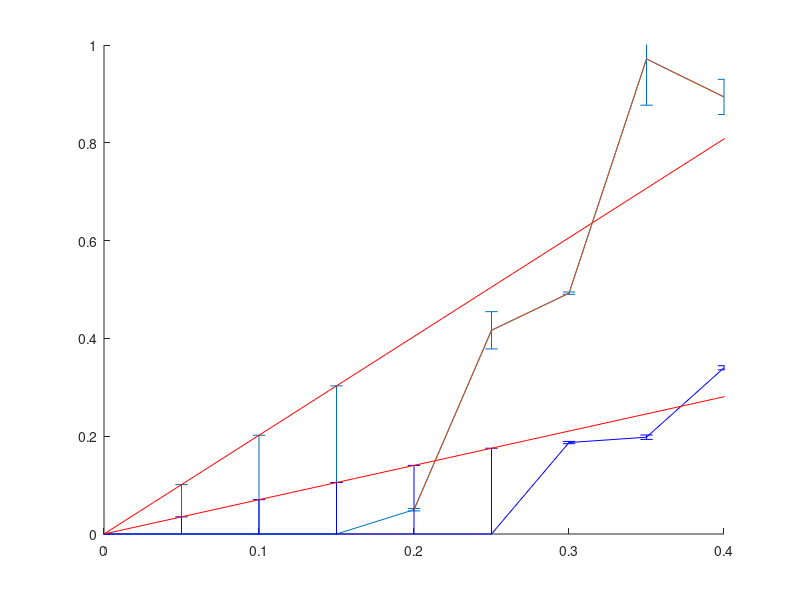

This chart was generated by the following MATLAB code:
%<<<<<<< HEAD
%% Blue
bcurrent = [2 2.5 3 3.5 4];
btesla = bcurrent./10;
bsplitting = [0.049665831 0.416597569 0.492447296 0.971438879 0.893799382];
berror_p = [0.0496 0.0915 0.0048 0.0973 0.0403];
berror_v = berror_p.*bsplitting;
 k = btesla'\bsplitting';
 rfit = 0:0.05:0.15;
btesla = [rfit btesla];
bsplitting = [0*rfit bsplitting];
berror_v = [k*rfit berror_v];

hold on;

errorbar(btesla, bsplitting, berror_v);
x = linspace(0, 0.45);
plot(x, k*x, 'r');
axis([0 0.45 0 1.2]);

%% Red
rcurrent = [3 3.5 4];
rtesla = rcurrent./10;
rsplitting = [0.187019695 0.197962734 0.339924823];
rerror_p = [0.0124 0.0228 0.0124];
rerror_v = rerror_p.*rsplitting;

k = rtesla'\rsplitting';
rfit = 0:0.05:0.25;
rtesla = [rfit rtesla];
rsplitting = [0*rfit rsplitting];
rerror_v = [k*rfit rerror_v];
hold on;
errorbar(rtesla, rsplitting, rerror_v, 'b');
%errorbar(rfit, 0*rfit, k*rfit, 'b');
x = linspace(0, 1);
plot(x, k*x, 'r');

axis([0 0.4 0 0.4]);
%=======
rcurrent = [3 3.5 4];
rtesla = rcurrent./10;
bcurrent = [2 2.5 3 3.5 4];
btesla = bcurrent./10;

rsplitting = [0.187019695 0.197962734 0.339924823];
bsplitting = [0.049665831 0.416597569 0.492447296 0.971438879 0.893799382];

hold on;
%plot(rtesla, rsplitting);
plot(btesla, bsplitting);
axis([0 .4 0 1]);
%>>>>>>> Adding files from home computer
